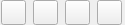
<?xml version="1.0" encoding="UTF-8"?>
<ui version="4.0">
 <class>OperationWidget</class>
 <widget class="QWidget" name="OperationWidget">
  <property name="geometry">
   <rect>
    <x>0</x>
    <y>0</y>
    <width>125</width>
    <height>25</height>
   </rect>
  </property>
  <property name="windowTitle">
   <string>Form</string>
  </property>
  <layout class="QHBoxLayout" name="horizontalLayout">
   <property name="leftMargin">
    <number>0</number>
   </property>
   <property name="topMargin">
    <number>0</number>
   </property>
   <property name="rightMargin">
    <number>0</number>
   </property>
   <property name="bottomMargin">
    <number>0</number>
   </property>
   <item>
    <widget class="QPushButton" name="data_open_pushButton">
     <property name="minimumSize">
      <size>
       <width>25</width>
       <height>25</height>
      </size>
     </property>
     <property name="maximumSize">
      <size>
       <width>25</width>
       <height>25</height>
      </size>
     </property>
     <property name="toolTip">
      <string>打开</string>
     </property>
     <property name="styleSheet">
      <string notr="true">background-image: url(:/pic/resource/img/operation/detail/see_25.png);</string>
     </property>
     <property name="text">
      <string/>
     </property>
    </widget>
   </item>
   <item>
    <widget class="QPushButton" name="data_download_pushButton">
     <property name="minimumSize">
      <size>
       <width>25</width>
       <height>25</height>
      </size>
     </property>
     <property name="maximumSize">
      <size>
       <width>25</width>
       <height>25</height>
      </size>
     </property>
     <property name="toolTip">
      <string>下载</string>
     </property>
     <property name="styleSheet">
      <string notr="true">background-image: url(:/pic/resource/img/operation/download_25x25.png);</string>
     </property>
     <property name="text">
      <string/>
     </property>
    </widget>
   </item>
   <item>
    <widget class="QPushButton" name="data_share_pushButton">
     <property name="minimumSize">
      <size>
       <width>25</width>
       <height>25</height>
      </size>
     </property>
     <property name="maximumSize">
      <size>
       <width>25</width>
       <height>25</height>
      </size>
     </property>
     <property name="toolTip">
      <string>分享</string>
     </property>
     <property name="styleSheet">
      <string notr="true">background-image: url(:/pic/resource/img/operation/share/share_enen25x25.png);</string>
     </property>
     <property name="text">
      <string/>
     </property>
    </widget>
   </item>
   <item>
    <widget class="QPushButton" name="data_delete_pushButton">
     <property name="minimumSize">
      <size>
       <width>25</width>
       <height>25</height>
      </size>
     </property>
     <property name="maximumSize">
      <size>
       <width>25</width>
       <height>25</height>
      </size>
     </property>
     <property name="toolTip">
      <string>删除</string>
     </property>
     <property name="styleSheet">
      <string notr="true">background-image: url(:/pic/resource/img/operation/delete/delete_enen_25.png);</string>
     </property>
     <property name="text">
      <string/>
     </property>
    </widget>
   </item>
  </layout>
 </widget>
 <resources/>
 <connections/>
</ui>
